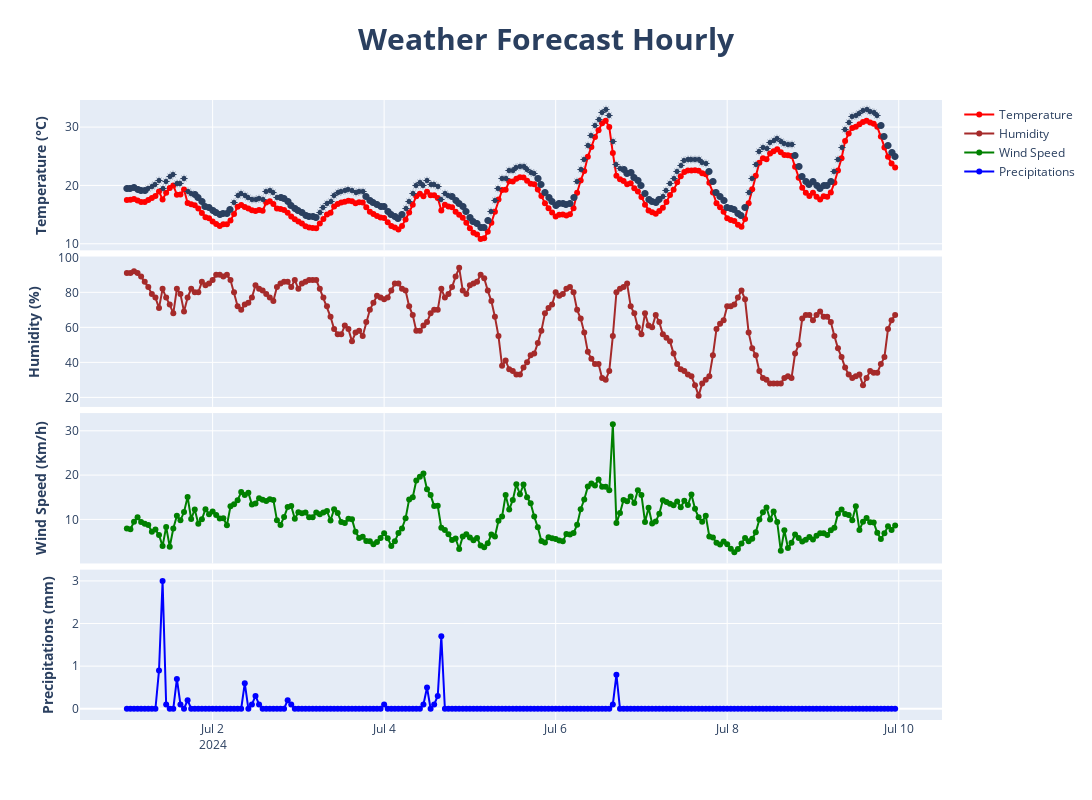

Source (notebook cell):
### Code cell
fig = go.Figure()

# Create a subplot layout: 4 rows, 1 column, shared x-axis
fig = make_subplots(rows=4, cols=1, shared_xaxes=True, vertical_spacing=0.01)

# Add the temperature trace to the first subplot
fig.add_trace(go.Scatter(x=hourly_dataframe['date'], y=hourly_dataframe['temperature_2m'].round(2),
                         mode='lines+markers',
                         name='Temperature',
                         line=dict(color='red', width=2),
                         hoverinfo='x+y',
                         hovertemplate='Date: %{x}<br>Temperature: %{y}°C<extra></extra>'),
              row=1, col=1)

# Add the humidity trace to the second subplot
fig.add_trace(go.Scatter(x=hourly_dataframe['date'], y=hourly_dataframe['relative_humidity_2m'],
                         mode='lines+markers',
                         name='Humidity',
                         line=dict(color='brown', width=2),
                         hoverinfo='x+y',
                         hovertemplate='Date: %{x}<br>Humidity: %{y}%<extra></extra>'),
              row=2, col=1)

# Add the wind speed trace to the third subplot
fig.add_trace(go.Scatter(x=hourly_dataframe['date'], y=hourly_dataframe['wind_speed_10m'].round(2),
                         mode='lines+markers',
                         name='Wind Speed',
                         line=dict(color='green', width=2),
                         hoverinfo='x+y',
                         hovertemplate='Date: %{x}<br>Wind Speed:%{y} Km/h <extra></extra>'),
              row=3, col=1)

# Add the precipitation trace to the third subplot
fig.add_trace(go.Scatter(x=hourly_dataframe['date'], y=hourly_dataframe['precipitation'].round(2),
                         mode='lines+markers',
                         name='Precipitations',
                         line=dict(color='blue', width=2),
                         hoverinfo='x+y',
                         hovertemplate='Date: %{x}<br>Precipitation:%{y} mm <extra></extra>'),
              row=4, col=1)

#offset of the figure with respect to the point
fixed_offset = 3

# Iterate through the dataframe and add annotations
for index, row in hourly_dataframe.iterrows():
    hour = row['date'].hour
    # Determine if it's day (6 AM to 6 PM) or night
    if 6 <= hour <= 18:
        symbol = '☀️'  # Sun symbol for day
    else:
        symbol = '🌑'  # Moon symbol for night
    
    # Add annotation for each point
    fig.add_annotation(x=row['date'], y=round(row['temperature_2m'], 2) + 2,  # Adjust Y to place the symbol above the point
                       text=symbol,
                       showarrow=False,
                       font=dict(size=10),  # Adjust font size as needed
                       row=1, col=1)

# Update y-axes titles
fig.update_yaxes(title_text="Temperature (°C)", title_font=dict(weight='bold'), row=1, col=1)
fig.update_yaxes(title_text="Humidity (%)", title_font=dict(weight='bold'), row=2, col=1)
fig.update_yaxes(title_text="Wind Speed (Km/h)", title_font=dict(weight='bold'), row=3, col=1)
fig.update_yaxes(title_text="Precipitations (mm)", title_font=dict(weight='bold'), row=4, col=1)

# Update layout (optional adjustments)
fig.update_layout(height=800, width=1200, title_text="Weather Forecast Hourly", title_font=dict(size=30, weight='bold'), title_x=0.5)

# Show the plot
fig.show()

### Figure 1 — Plotly figure (JSON) as saved in the notebook; plotly's stock layout.template omitted (floating-point values rounded to 4 significant figures; data arrays with more than 128 entries replaced by an {"elided": "..."} marker saying what was removed)
{"data": [{"hoverinfo": "x+y", "hovertemplate": "Date: %{x}<br>Temperature: %{y}°C<extra></extra>", "line": {"color": "red", "width": 2}, "mode": "lines+markers", "name": "Temperature", "type": "scatter", "x": {"elided": "216 str values"}, "xaxis": "x", "y": {"elided": "216 float values"}, "yaxis": "y"}, {"hoverinfo": "x+y", "hovertemplate": "Date: %{x}<br>Humidity: %{y}%<extra></extra>", "line": {"color": "brown", "width": 2}, "mode": "lines+markers", "name": "Humidity", "type": "scatter", "x": {"elided": "216 str values"}, "xaxis": "x2", "y": {"elided": "216 int values"}, "yaxis": "y2"}, {"hoverinfo": "x+y", "hovertemplate": "Date: %{x}<br>Wind Speed:%{y} Km/h <extra></extra>", "line": {"color": "green", "width": 2}, "mode": "lines+markers", "name": "Wind Speed", "type": "scatter", "x": {"elided": "216 str values"}, "xaxis": "x3", "y": {"elided": "216 float values"}, "yaxis": "y3"}, {"hoverinfo": "x+y", "hovertemplate": "Date: %{x}<br>Precipitation:%{y} mm <extra></extra>", "line": {"color": "blue", "width": 2}, "mode": "lines+markers", "name": "Precipitations", "type": "scatter", "x": {"elided": "216 str values"}, "xaxis": "x4", "y": {"elided": "216 float values"}, "yaxis": "y4"}], "layout": {"annotations": [{"font": {"size": 10}, "showarrow": false, "text": "🌑", "x": "2024-07-01T00:00:00+00:00", "xref": "x", "y": 19.5, "yref": "y"}, {"font": {"size": 10}, "showarrow": false, "text": "🌑", "x": "2024-07-01T01:00:00+00:00", "xref": "x", "y": 19.55, "yref": "y"}, {"font": {"size": 10}, "showarrow": false, "text": "🌑", "x": "2024-07-01T02:00:00+00:00", "xref": "x", "y": 19.65, "yref": "y"}, {"font": {"size": 10}, "showarrow": false, "text": "🌑", "x": "2024-07-01T03:00:00+00:00", "xref": "x", "y": 19.4, "yref": "y"}, {"font": {"size": 10}, "showarrow": false, "text": "🌑", "x": "2024-07-01T04:00:00+00:00", "xref": "x", "y": 19.15, "yref": "y"}, {"font": {"size": 10}, "showarrow": false, "text": "🌑", "x": "2024-07-01T05:00:00+00:00", "xref": "x", "y": 19.15, "yref": "y"}, {"font": {"size": 10}, "showarrow": false, "text": "☀️", "x": "2024-07-01T06:00:00+00:00", "xref": "x", "y": 19.5, "yref": "y"}, {"font": {"size": 10}, "showarrow": false, "text": "☀️", "x": "2024-07-01T07:00:00+00:00", "xref": "x", "y": 19.85, "yref": "y"}, {"font": {"size": 10}, "showarrow": false, "text": "☀️", "x": "2024-07-01T08:00:00+00:00", "xref": "x", "y": 20.2, "yref": "y"}, {"font": {"size": 10}, "showarrow": false, "text": "☀️", "x": "2024-07-01T09:00:00+00:00", "xref": "x", "y": 20.95, "yref": "y"}, {"font": {"size": 10}, "showarrow": false, "text": "☀️", "x": "2024-07-01T10:00:00+00:00", "xref": "x", "y": 19.6, "yref": "y"}, {"font": {"size": 10}, "showarrow": false, "text": "☀️", "x": "2024-07-01T11:00:00+00:00", "xref": "x", "y": 20.75, "yref": "y"}, {"font": {"size": 10}, "showarrow": false, "text": "☀️", "x": "2024-07-01T12:00:00+00:00", "xref": "x", "y": 21.55, "yref": "y"}, {"font": {"size": 10}, "showarrow": false, "text": "☀️", "x": "2024-07-01T13:00:00+00:00", "xref": "x", "y": 22, "yref": "y"}, {"font": {"size": 10}, "showarrow": false, "text": "☀️", "x": "2024-07-01T14:00:00+00:00", "xref": "x", "y": 20.4, "yref": "y"}, {"font": {"size": 10}, "showarrow": false, "text": "☀️", "x": "2024-07-01T15:00:00+00:00", "xref": "x", "y": 20.45, "yref": "y"}, {"font": {"size": 10}, "showarrow": false, "text": "☀️", "x": "2024-07-01T16:00:00+00:00", "xref": "x", "y": 21.3, "yref": "y"}, {"font": {"size": 10}, "showarrow": false, "text": "☀️", "x": "2024-07-01T17:00:00+00:00", "xref": "x", "y": 19, "yref": "y"}, {"font": {"size": 10}, "showarrow": false, "text": "☀️", "x": "2024-07-01T18:00:00+00:00", "xref": "x", "y": 18.75, "yref": "y"}, {"font": {"size": 10}, "showarrow": false, "text": "🌑", "x": "2024-07-01T19:00:00+00:00", "xref": "x", "y": 18.6, "yref": "y"}, {"font": {"size": 10}, "showarrow": false, "text": "🌑", "x": "2024-07-01T20:00:00+00:00", "xref": "x", "y": 18.05, "yref": "y"}, {"font": {"size": 10}, "showarrow": false, "text": "🌑", "x": "2024-07-01T21:00:00+00:00", "xref": "x", "y": 17.25, "yref": "y"}, {"font": {"size": 10}, "showarrow": false, "text": "🌑", "x": "2024-07-01T22:00:00+00:00", "xref": "x", "y": 16.55, "yref": "y"}, {"font": {"size": 10}, "showarrow": false, "text": "🌑", "x": "2024-07-01T23:00:00+00:00", "xref": "x", "y": 16.35, "yref": "y"}, {"font": {"size": 10}, "showarrow": false, "text": "🌑", "x": "2024-07-02T00:00:00+00:00", "xref": "x", "y": 15.8, "yref": "y"}, {"font": {"size": 10}, "showarrow": false, "text": "🌑", "x": "2024-07-02T01:00:00+00:00", "xref": "x", "y": 15.4, "yref": "y"}, {"font": {"size": 10}, "showarrow": false, "text": "🌑", "x": "2024-07-02T02:00:00+00:00", "xref": "x", "y": 15.05, "yref": "y"}, {"font": {"size": 10}, "showarrow": false, "text": "🌑", "x": "2024-07-02T03:00:00+00:00", "xref": "x", "y": 15.35, "yref": "y"}, {"font": {"size": 10}, "showarrow": false, "text": "🌑", "x": "2024-07-02T04:00:00+00:00", "xref": "x", "y": 15.35, "yref": "y"}, {"font": {"size": 10}, "showarrow": false, "text": "🌑", "x": "2024-07-02T05:00:00+00:00", "xref": "x", "y": 16, "yref": "y"}, {"font": {"size": 10}, "showarrow": false, "text": "☀️", "x": "2024-07-02T06:00:00+00:00", "xref": "x", "y": 17.1, "yref": "y"}, {"font": {"size": 10}, "showarrow": false, "text": "☀️", "x": "2024-07-02T07:00:00+00:00", "xref": "x", "y": 18.35, "yref": "y"}, {"font": {"size": 10}, "showarrow": false, "text": "☀️", "x": "2024-07-02T08:00:00+00:00", "xref": "x", "y": 18.65, "yref": "y"}, {"font": {"size": 10}, "showarrow": false, "text": "☀️", "x": "2024-07-02T09:00:00+00:00", "xref": "x", "y": 18.3, "yref": "y"}, {"font": {"size": 10}, "showarrow": false, "text": "☀️", "x": "2024-07-02T10:00:00+00:00", "xref": "x", "y": 18.05, "yref": "y"}, {"font": {"size": 10}, "showarrow": false, "text": "☀️", "x": "2024-07-02T11:00:00+00:00", "xref": "x", "y": 17.75, "yref": "y"}, {"font": {"size": 10}, "showarrow": false, "text": "☀️", "x": "2024-07-02T12:00:00+00:00", "xref": "x", "y": 17.6, "yref": "y"}, {"font": {"size": 10}, "showarrow": false, "text": "☀️", "x": "2024-07-02T13:00:00+00:00", "xref": "x", "y": 17.8, "yref": "y"}, {"font": {"size": 10}, "showarrow": false, "text": "☀️", "x": "2024-07-02T14:00:00+00:00", "xref": "x", "y": 17.65, "yref": "y"}, {"font": {"size": 10}, "showarrow": false, "text": "☀️", "x": "2024-07-02T15:00:00+00:00", "xref": "x", "y": 19.05, "yref": "y"}, {"font": {"size": 10}, "showarrow": false, "text": "☀️", "x": "2024-07-02T16:00:00+00:00", "xref": "x", "y": 19.3, "yref": "y"}, {"font": {"size": 10}, "showarrow": false, "text": "☀️", "x": "2024-07-02T17:00:00+00:00", "xref": "x", "y": 18.8, "yref": "y"}, {"font": {"size": 10}, "showarrow": false, "text": "☀️", "x": "2024-07-02T18:00:00+00:00", "xref": "x", "y": 18.05, "yref": "y"}, {"font": {"size": 10}, "showarrow": false, "text": "🌑", "x": "2024-07-02T19:00:00+00:00", "xref": "x", "y": 17.95, "yref": "y"}, {"font": {"size": 10}, "showarrow": false, "text": "🌑", "x": "2024-07-02T20:00:00+00:00", "xref": "x", "y": 17.8, "yref": "y"}, {"font": {"size": 10}, "showarrow": false, "text": "🌑", "x": "2024-07-02T21:00:00+00:00", "xref": "x", "y": 17.3, "yref": "y"}, {"font": {"size": 10}, "showarrow": false, "text": "🌑", "x": "2024-07-02T22:00:00+00:00", "xref": "x", "y": 16.65, "yref": "y"}, {"font": {"size": 10}, "showarrow": false, "text": "🌑", "x": "2024-07-02T23:00:00+00:00", "xref": "x", "y": 16.2, "yref": "y"}, {"font": {"size": 10}, "showarrow": false, "text": "🌑", "x": "2024-07-03T00:00:00+00:00", "xref": "x", "y": 15.8, "yref": "y"}, {"font": {"size": 10}, "showarrow": false, "text": "🌑", "x": "2024-07-03T01:00:00+00:00", "xref": "x", "y": 15.45, "yref": "y"}, {"font": {"size": 10}, "showarrow": false, "text": "🌑", "x": "2024-07-03T02:00:00+00:00", "xref": "x", "y": 15, "yref": "y"}, {"font": {"size": 10}, "showarrow": false, "text": "🌑", "x": "2024-07-03T03:00:00+00:00", "xref": "x", "y": 14.8, "yref": "y"}, {"font": {"size": 10}, "showarrow": false, "text": "🌑", "x": "2024-07-03T04:00:00+00:00", "xref": "x", "y": 14.7, "yref": "y"}, {"font": {"size": 10}, "showarrow": false, "text": "🌑", "x": "2024-07-03T05:00:00+00:00", "xref": "x", "y": 14.65, "yref": "y"}, {"font": {"size": 10}, "showarrow": false, "text": "☀️", "x": "2024-07-03T06:00:00+00:00", "xref": "x", "y": 15.45, "yref": "y"}, {"font": {"size": 10}, "showarrow": false, "text": "☀️", "x": "2024-07-03T07:00:00+00:00", "xref": "x", "y": 16.25, "yref": "y"}, {"font": {"size": 10}, "showarrow": false, "text": "☀️", "x": "2024-07-03T08:00:00+00:00", "xref": "x", "y": 17, "yref": "y"}, {"font": {"size": 10}, "showarrow": false, "text": "☀️", "x": "2024-07-03T09:00:00+00:00", "xref": "x", "y": 17.3, "yref": "y"}, {"font": {"size": 10}, "showarrow": false, "text": "☀️", "x": "2024-07-03T10:00:00+00:00", "xref": "x", "y": 18.4, "yref": "y"}, {"font": {"size": 10}, "showarrow": false, "text": "☀️", "x": "2024-07-03T11:00:00+00:00", "xref": "x", "y": 18.8, "yref": "y"}, {"font": {"size": 10}, "showarrow": false, "text": "☀️", "x": "2024-07-03T12:00:00+00:00", "xref": "x", "y": 19.05, "yref": "y"}, {"font": {"size": 10}, "showarrow": false, "text": "☀️", "x": "2024-07-03T13:00:00+00:00", "xref": "x", "y": 19.2, "yref": "y"}, {"font": {"size": 10}, "showarrow": false, "text": "☀️", "x": "2024-07-03T14:00:00+00:00", "xref": "x", "y": 19.35, "yref": "y"}, {"font": {"size": 10}, "showarrow": false, "text": "☀️", "x": "2024-07-03T15:00:00+00:00", "xref": "x", "y": 19.3, "yref": "y"}, {"font": {"size": 10}, "showarrow": false, "text": "☀️", "x": "2024-07-03T16:00:00+00:00", "xref": "x", "y": 18.95, "yref": "y"}, {"font": {"size": 10}, "showarrow": false, "text": "☀️", "x": "2024-07-03T17:00:00+00:00", "xref": "x", "y": 19.1, "yref": "y"}, {"font": {"size": 10}, "showarrow": false, "text": "☀️", "x": "2024-07-03T18:00:00+00:00", "xref": "x", "y": 19.05, "yref": "y"}, {"font": {"size": 10}, "showarrow": false, "text": "🌑", "x": "2024-07-03T19:00:00+00:00", "xref": "x", "y": 18.25, "yref": "y"}, {"font": {"size": 10}, "showarrow": false, "text": "🌑", "x": "2024-07-03T20:00:00+00:00", "xref": "x", "y": 17.5, "yref": "y"}, {"font": {"size": 10}, "showarrow": false, "text": "🌑", "x": "2024-07-03T21:00:00+00:00", "xref": "x", "y": 17.1, "yref": "y"}, {"font": {"size": 10}, "showarrow": false, "text": "🌑", "x": "2024-07-03T22:00:00+00:00", "xref": "x", "y": 16.75, "yref": "y"}, {"font": {"size": 10}, "showarrow": false, "text": "🌑", "x": "2024-07-03T23:00:00+00:00", "xref": "x", "y": 16.5, "yref": "y"}, {"font": {"size": 10}, "showarrow": false, "text": "🌑", "x": "2024-07-04T00:00:00+00:00", "xref": "x", "y": 16.4, "yref": "y"}, {"font": {"size": 10}, "showarrow": false, "text": "🌑", "x": "2024-07-04T01:00:00+00:00", "xref": "x", "y": 15.7, "yref": "y"}, {"font": {"size": 10}, "showarrow": false, "text": "🌑", "x": "2024-07-04T02:00:00+00:00", "xref": "x", "y": 15.05, "yref": "y"}, {"font": {"size": 10}, "showarrow": false, "text": "🌑", "x": "2024-07-04T03:00:00+00:00", "xref": "x", "y": 14.8, "yref": "y"}, {"font": {"size": 10}, "showarrow": false, "text": "🌑", "x": "2024-07-04T04:00:00+00:00", "xref": "x", "y": 14.45, "yref": "y"}, {"font": {"size": 10}, "showarrow": false, "text": "🌑", "x": "2024-07-04T05:00:00+00:00", "xref": "x", "y": 15.05, "yref": "y"}, {"font": {"size": 10}, "showarrow": false, "text": "☀️", "x": "2024-07-04T06:00:00+00:00", "xref": "x", "y": 16.15, "yref": "y"}, {"font": {"size": 10}, "showarrow": false, "text": "☀️", "x": "2024-07-04T07:00:00+00:00", "xref": "x", "y": 17.35, "yref": "y"}, {"font": {"size": 10}, "showarrow": false, "text": "☀️", "x": "2024-07-04T08:00:00+00:00", "xref": "x", "y": 18.7, "yref": "y"}, {"font": {"size": 10}, "showarrow": false, "text": "☀️", "x": "2024-07-04T09:00:00+00:00", "xref": "x", "y": 20.15, "yref": "y"}, {"font": {"size": 10}, "showarrow": false, "text": "☀️", "x": "2024-07-04T10:00:00+00:00", "xref": "x", "y": 20.55, "yref": "y"}, {"font": {"size": 10}, "showarrow": false, "text": "☀️", "x": "2024-07-04T11:00:00+00:00", "xref": "x", "y": 20.15, "yref": "y"}, {"font": {"size": 10}, "showarrow": false, "text": "☀️", "x": "2024-07-04T12:00:00+00:00", "xref": "x", "y": 20.9, "yref": "y"}, {"font": {"size": 10}, "showarrow": false, "text": "☀️", "x": "2024-07-04T13:00:00+00:00", "xref": "x", "y": 20.3, "yref": "y"}, {"font": {"size": 10}, "showarrow": false, "text": "☀️", "x": "2024-07-04T14:00:00+00:00", "xref": "x", "y": 20.3, "yref": "y"}, {"font": {"size": 10}, "showarrow": false, "text": "☀️", "x": "2024-07-04T15:00:00+00:00", "xref": "x", "y": 19.85, "yref": "y"}, {"font": {"size": 10}, "showarrow": false, "text": "☀️", "x": "2024-07-04T16:00:00+00:00", "xref": "x", "y": 17.7, "yref": "y"}, {"font": {"size": 10}, "showarrow": false, "text": "☀️", "x": "2024-07-04T17:00:00+00:00", "xref": "x", "y": 18.7, "yref": "y"}, {"font": {"size": 10}, "showarrow": false, "text": "☀️", "x": "2024-07-04T18:00:00+00:00", "xref": "x", "y": 18.4, "yref": "y"}, {"font": {"size": 10}, "showarrow": false, "text": "🌑", "x": "2024-07-04T19:00:00+00:00", "xref": "x", "y": 18.25, "yref": "y"}, {"font": {"size": 10}, "showarrow": false, "text": "🌑", "x": "2024-07-04T20:00:00+00:00", "xref": "x", "y": 17.5, "yref": "y"}, {"font": {"size": 10}, "showarrow": false, "text": "🌑", "x": "2024-07-04T21:00:00+00:00", "xref": "x", "y": 16.95, "yref": "y"}, {"font": {"size": 10}, "showarrow": false, "text": "🌑", "x": "2024-07-04T22:00:00+00:00", "xref": "x", "y": 16.45, "yref": "y"}, {"font": {"size": 10}, "showarrow": false, "text": "🌑", "x": "2024-07-04T23:00:00+00:00", "xref": "x", "y": 15.6, "yref": "y"}, {"font": {"size": 10}, "showarrow": false, "text": "🌑", "x": "2024-07-05T00:00:00+00:00", "xref": "x", "y": 14.65, "yref": "y"}, {"font": {"size": 10}, "showarrow": false, "text": "🌑", "x": "2024-07-05T01:00:00+00:00", "xref": "x", "y": 13.9, "yref": "y"}, {"font": {"size": 10}, "showarrow": false, "text": "🌑", "x": "2024-07-05T02:00:00+00:00", "xref": "x", "y": 13.6, "yref": "y"}, {"font": {"size": 10}, "showarrow": false, "text": "🌑", "x": "2024-07-05T03:00:00+00:00", "xref": "x", "y": 12.8, "yref": "y"}, {"font": {"size": 10}, "showarrow": false, "text": "🌑", "x": "2024-07-05T04:00:00+00:00", "xref": "x", "y": 12.95, "yref": "y"}, {"font": {"size": 10}, "showarrow": false, "text": "🌑", "x": "2024-07-05T05:00:00+00:00", "xref": "x", "y": 14.05, "yref": "y"}, {"font": {"size": 10}, "showarrow": false, "text": "☀️", "x": "2024-07-05T06:00:00+00:00", "xref": "x", "y": 15.6, "yref": "y"}, {"font": {"size": 10}, "showarrow": false, "text": "☀️", "x": "2024-07-05T07:00:00+00:00", "xref": "x", "y": 17.5, "yref": "y"}, {"font": {"size": 10}, "showarrow": false, "text": "☀️", "x": "2024-07-05T08:00:00+00:00", "xref": "x", "y": 19.6, "yref": "y"}, {"font": {"size": 10}, "showarrow": false, "text": "☀️", "x": "2024-07-05T09:00:00+00:00", "xref": "x", "y": 21.2, "yref": "y"}, {"font": {"size": 10}, "showarrow": false, "text": "☀️", "x": "2024-07-05T10:00:00+00:00", "xref": "x", "y": 21.25, "yref": "y"}, {"font": {"size": 10}, "showarrow": false, "text": "☀️", "x": "2024-07-05T11:00:00+00:00", "xref": "x", "y": 22.7, "yref": "y"}, {"font": {"size": 10}, "showarrow": false, "text": "☀️", "x": "2024-07-05T12:00:00+00:00", "xref": "x", "y": 22.65, "yref": "y"}, {"font": {"size": 10}, "showarrow": false, "text": "☀️", "x": "2024-07-05T13:00:00+00:00", "xref": "x", "y": 23.15, "yref": "y"}, {"font": {"size": 10}, "showarrow": false, "text": "☀️", "x": "2024-07-05T14:00:00+00:00", "xref": "x", "y": 23.4, "yref": "y"}, {"font": {"size": 10}, "showarrow": false, "text": "☀️", "x": "2024-07-05T15:00:00+00:00", "xref": "x", "y": 23.35, "yref": "y"}, {"font": {"size": 10}, "showarrow": false, "text": "☀️", "x": "2024-07-05T16:00:00+00:00", "xref": "x", "y": 22.8, "yref": "y"}, {"font": {"size": 10}, "showarrow": false, "text": "☀️", "x": "2024-07-05T17:00:00+00:00", "xref": "x", "y": 22.3, "yref": "y"}, {"font": {"size": 10}, "showarrow": false, "text": "☀️", "x": "2024-07-05T18:00:00+00:00", "xref": "x", "y": 22.2, "yref": "y"}, {"font": {"size": 10}, "showarrow": false, "text": "🌑", "x": "2024-07-05T19:00:00+00:00", "xref": "x", "y": 21.3, "yref": "y"}, {"font": {"size": 10}, "showarrow": false, "text": "🌑", "x": "2024-07-05T20:00:00+00:00", "xref": "x", "y": 20.2, "yref": "y"}, {"font": {"size": 10}, "showarrow": false, "text": "🌑", "x": "2024-07-05T21:00:00+00:00", "xref": "x", "y": 18.95, "yref": "y"}, {"font": {"size": 10}, "showarrow": false, "text": "🌑", "x": "2024-07-05T22:00:00+00:00", "xref": "x", "y": 18.1, "yref": "y"}, {"font": {"size": 10}, "showarrow": false, "text": "🌑", "x": "2024-07-05T23:00:00+00:00", "xref": "x", "y": 17.35, "yref": "y"}, {"font": {"size": 10}, "showarrow": false, "text": "🌑", "x": "2024-07-06T00:00:00+00:00", "xref": "x", "y": 16.65, "yref": "y"}, {"font": {"size": 10}, "showarrow": false, "text": "🌑", "x": "2024-07-06T01:00:00+00:00", "xref": "x", "y": 16.95, "yref": "y"}, {"font": {"size": 10}, "showarrow": false, "text": "🌑", "x": "2024-07-06T02:00:00+00:00", "xref": "x", "y": 17, "yref": "y"}, {"font": {"size": 10}, "showarrow": false, "text": "🌑", "x": "2024-07-06T03:00:00+00:00", "xref": "x", "y": 16.85, "yref": "y"}, {"font": {"size": 10}, "showarrow": false, "text": "🌑", "x": "2024-07-06T04:00:00+00:00", "xref": "x", "y": 17.05, "yref": "y"}, {"font": {"size": 10}, "showarrow": false, "text": "🌑", "x": "2024-07-06T05:00:00+00:00", "xref": "x", "y": 18.1, "yref": "y"}, {"font": {"size": 10}, "showarrow": false, "text": "☀️", "x": "2024-07-06T06:00:00+00:00", "xref": "x", "y": 20.75, "yref": "y"}, {"font": {"size": 10}, "showarrow": false, "text": "☀️", "x": "2024-07-06T07:00:00+00:00", "xref": "x", "y": 22.85, "yref": "y"}, {"font": {"size": 10}, "showarrow": false, "text": "☀️", "x": "2024-07-06T08:00:00+00:00", "xref": "x", "y": 24.45, "yref": "y"}, {"font": {"size": 10}, "showarrow": false, "text": "☀️", "x": "2024-07-06T09:00:00+00:00", "xref": "x", "y": 26.9, "yref": "y"}, {"font": {"size": 10}, "showarrow": false, "text": "☀️", "x": "2024-07-06T10:00:00+00:00", "xref": "x", "y": 28.6, "yref": "y"}, {"font": {"size": 10}, "showarrow": false, "text": "☀️", "x": "2024-07-06T11:00:00+00:00", "xref": "x", "y": 30.3, "yref": "y"}, {"font": {"size": 10}, "showarrow": false, "text": "☀️", "x": "2024-07-06T12:00:00+00:00", "xref": "x", "y": 31.45, "yref": "y"}, {"font": {"size": 10}, "showarrow": false, "text": "☀️", "x": "2024-07-06T13:00:00+00:00", "xref": "x", "y": 32.65, "yref": "y"}, {"font": {"size": 10}, "showarrow": false, "text": "☀️", "x": "2024-07-06T14:00:00+00:00", "xref": "x", "y": 33.1, "yref": "y"}, {"font": {"size": 10}, "showarrow": false, "text": "☀️", "x": "2024-07-06T15:00:00+00:00", "xref": "x", "y": 32, "yref": "y"}, {"font": {"size": 10}, "showarrow": false, "text": "☀️", "x": "2024-07-06T16:00:00+00:00", "xref": "x", "y": 27.55, "yref": "y"}, {"font": {"size": 10}, "showarrow": false, "text": "☀️", "x": "2024-07-06T17:00:00+00:00", "xref": "x", "y": 23.65, "yref": "y"}, {"font": {"size": 10}, "showarrow": false, "text": "☀️", "x": "2024-07-06T18:00:00+00:00", "xref": "x", "y": 23.05, "yref": "y"}, {"font": {"size": 10}, "showarrow": false, "text": "🌑", "x": "2024-07-06T19:00:00+00:00", "xref": "x", "y": 22.75, "yref": "y"}, {"font": {"size": 10}, "showarrow": false, "text": "🌑", "x": "2024-07-06T20:00:00+00:00", "xref": "x", "y": 22.2, "yref": "y"}, {"font": {"size": 10}, "showarrow": false, "text": "🌑", "x": "2024-07-06T21:00:00+00:00", "xref": "x", "y": 22.35, "yref": "y"}, {"font": {"size": 10}, "showarrow": false, "text": "🌑", "x": "2024-07-06T22:00:00+00:00", "xref": "x", "y": 21.5, "yref": "y"}, {"font": {"size": 10}, "showarrow": false, "text": "🌑", "x": "2024-07-06T23:00:00+00:00", "xref": "x", "y": 20.95, "yref": "y"}, {"font": {"size": 10}, "showarrow": false, "text": "🌑", "x": "2024-07-07T00:00:00+00:00", "xref": "x", "y": 20, "yref": "y"}, {"font": {"size": 10}, "showarrow": false, "text": "🌑", "x": "2024-07-07T01:00:00+00:00", "xref": "x", "y": 18.7, "yref": "y"}, {"font": {"size": 10}, "showarrow": false, "text": "🌑", "x": "2024-07-07T02:00:00+00:00", "xref": "x", "y": 17.7, "yref": "y"}, {"font": {"size": 10}, "showarrow": false, "text": "🌑", "x": "2024-07-07T03:00:00+00:00", "xref": "x", "y": 17.4, "yref": "y"}, {"font": {"size": 10}, "showarrow": false, "text": "🌑", "x": "2024-07-07T04:00:00+00:00", "xref": "x", "y": 17.15, "yref": "y"}, {"font": {"size": 10}, "showarrow": false, "text": "🌑", "x": "2024-07-07T05:00:00+00:00", "xref": "x", "y": 17.6, "yref": "y"}, {"font": {"size": 10}, "showarrow": false, "text": "☀️", "x": "2024-07-07T06:00:00+00:00", "xref": "x", "y": 18.15, "yref": "y"}, {"font": {"size": 10}, "showarrow": false, "text": "☀️", "x": "2024-07-07T07:00:00+00:00", "xref": "x", "y": 19.15, "yref": "y"}, {"font": {"size": 10}, "showarrow": false, "text": "☀️", "x": "2024-07-07T08:00:00+00:00", "xref": "x", "y": 20.35, "yref": "y"}, {"font": {"size": 10}, "showarrow": false, "text": "☀️", "x": "2024-07-07T09:00:00+00:00", "xref": "x", "y": 21.25, "yref": "y"}, {"font": {"size": 10}, "showarrow": false, "text": "☀️", "x": "2024-07-07T10:00:00+00:00", "xref": "x", "y": 22.55, "yref": "y"}, {"font": {"size": 10}, "showarrow": false, "text": "☀️", "x": "2024-07-07T11:00:00+00:00", "xref": "x", "y": 23.55, "yref": "y"}, {"font": {"size": 10}, "showarrow": false, "text": "☀️", "x": "2024-07-07T12:00:00+00:00", "xref": "x", "y": 24.3, "yref": "y"}, {"font": {"size": 10}, "showarrow": false, "text": "☀️", "x": "2024-07-07T13:00:00+00:00", "xref": "x", "y": 24.55, "yref": "y"}, {"font": {"size": 10}, "showarrow": false, "text": "☀️", "x": "2024-07-07T14:00:00+00:00", "xref": "x", "y": 24.55, "yref": "y"}, {"font": {"size": 10}, "showarrow": false, "text": "☀️", "x": "2024-07-07T15:00:00+00:00", "xref": "x", "y": 24.6, "yref": "y"}, {"font": {"size": 10}, "showarrow": false, "text": "☀️", "x": "2024-07-07T16:00:00+00:00", "xref": "x", "y": 24.5, "yref": "y"}, {"font": {"size": 10}, "showarrow": false, "text": "☀️", "x": "2024-07-07T17:00:00+00:00", "xref": "x", "y": 24.1, "yref": "y"}, {"font": {"size": 10}, "showarrow": false, "text": "☀️", "x": "2024-07-07T18:00:00+00:00", "xref": "x", "y": 23.9, "yref": "y"}, {"font": {"size": 10}, "showarrow": false, "text": "🌑", "x": "2024-07-07T19:00:00+00:00", "xref": "x", "y": 22.45, "yref": "y"}, {"font": {"size": 10}, "showarrow": false, "text": "🌑", "x": "2024-07-07T20:00:00+00:00", "xref": "x", "y": 20.8, "yref": "y"}, {"font": {"size": 10}, "showarrow": false, "text": "🌑", "x": "2024-07-07T21:00:00+00:00", "xref": "x", "y": 18.95, "yref": "y"}, {"font": {"size": 10}, "showarrow": false, "text": "🌑", "x": "2024-07-07T22:00:00+00:00", "xref": "x", "y": 18.25, "yref": "y"}, {"font": {"size": 10}, "showarrow": false, "text": "🌑", "x": "2024-07-07T23:00:00+00:00", "xref": "x", "y": 17.5, "yref": "y"}, {"font": {"size": 10}, "showarrow": false, "text": "🌑", "x": "2024-07-08T00:00:00+00:00", "xref": "x", "y": 16.35, "yref": "y"}, {"font": {"size": 10}, "showarrow": false, "text": "🌑", "x": "2024-07-08T01:00:00+00:00", "xref": "x", "y": 16.05, "yref": "y"}, {"font": {"size": 10}, "showarrow": false, "text": "🌑", "x": "2024-07-08T02:00:00+00:00", "xref": "x", "y": 15.9, "yref": "y"}, {"font": {"size": 10}, "showarrow": false, "text": "🌑", "x": "2024-07-08T03:00:00+00:00", "xref": "x", "y": 15.25, "yref": "y"}, {"font": {"size": 10}, "showarrow": false, "text": "🌑", "x": "2024-07-08T04:00:00+00:00", "xref": "x", "y": 14.9, "yref": "y"}, {"font": {"size": 10}, "showarrow": false, "text": "🌑", "x": "2024-07-08T05:00:00+00:00", "xref": "x", "y": 16.25, "yref": "y"}, {"font": {"size": 10}, "showarrow": false, "text": "☀️", "x": "2024-07-08T06:00:00+00:00", "xref": "x", "y": 18.95, "yref": "y"}, {"font": {"size": 10}, "showarrow": false, "text": "☀️", "x": "2024-07-08T07:00:00+00:00", "xref": "x", "y": 21.35, "yref": "y"}, {"font": {"size": 10}, "showarrow": false, "text": "☀️", "x": "2024-07-08T08:00:00+00:00", "xref": "x", "y": 23.65, "yref": "y"}, {"font": {"size": 10}, "showarrow": false, "text": "☀️", "x": "2024-07-08T09:00:00+00:00", "xref": "x", "y": 25.9, "yref": "y"}, {"font": {"size": 10}, "showarrow": false, "text": "☀️", "x": "2024-07-08T10:00:00+00:00", "xref": "x", "y": 26.65, "yref": "y"}, {"font": {"size": 10}, "showarrow": false, "text": "☀️", "x": "2024-07-08T11:00:00+00:00", "xref": "x", "y": 26.5, "yref": "y"}, {"font": {"size": 10}, "showarrow": false, "text": "☀️", "x": "2024-07-08T12:00:00+00:00", "xref": "x", "y": 27.45, "yref": "y"}, {"font": {"size": 10}, "showarrow": false, "text": "☀️", "x": "2024-07-08T13:00:00+00:00", "xref": "x", "y": 27.85, "yref": "y"}, {"font": {"size": 10}, "showarrow": false, "text": "☀️", "x": "2024-07-08T14:00:00+00:00", "xref": "x", "y": 28.2, "yref": "y"}, {"font": {"size": 10}, "showarrow": false, "text": "☀️", "x": "2024-07-08T15:00:00+00:00", "xref": "x", "y": 27.7, "yref": "y"}, {"font": {"size": 10}, "showarrow": false, "text": "☀️", "x": "2024-07-08T16:00:00+00:00", "xref": "x", "y": 27.2, "yref": "y"}, {"font": {"size": 10}, "showarrow": false, "text": "☀️", "x": "2024-07-08T17:00:00+00:00", "xref": "x", "y": 27.15, "yref": "y"}, {"font": {"size": 10}, "showarrow": false, "text": "☀️", "x": "2024-07-08T18:00:00+00:00", "xref": "x", "y": 27.05, "yref": "y"}, {"font": {"size": 10}, "showarrow": false, "text": "🌑", "x": "2024-07-08T19:00:00+00:00", "xref": "x", "y": 25.2, "yref": "y"}, {"font": {"size": 10}, "showarrow": false, "text": "🌑", "x": "2024-07-08T20:00:00+00:00", "xref": "x", "y": 23.3, "yref": "y"}, {"font": {"size": 10}, "showarrow": false, "text": "🌑", "x": "2024-07-08T21:00:00+00:00", "xref": "x", "y": 21.6, "yref": "y"}, {"font": {"size": 10}, "showarrow": false, "text": "🌑", "x": "2024-07-08T22:00:00+00:00", "xref": "x", "y": 20.75, "yref": "y"}, {"font": {"size": 10}, "showarrow": false, "text": "🌑", "x": "2024-07-08T23:00:00+00:00", "xref": "x", "y": 20.2, "yref": "y"}, {"font": {"size": 10}, "showarrow": false, "text": "🌑", "x": "2024-07-09T00:00:00+00:00", "xref": "x", "y": 20.75, "yref": "y"}, {"font": {"size": 10}, "showarrow": false, "text": "🌑", "x": "2024-07-09T01:00:00+00:00", "xref": "x", "y": 20.05, "yref": "y"}, {"font": {"size": 10}, "showarrow": false, "text": "🌑", "x": "2024-07-09T02:00:00+00:00", "xref": "x", "y": 19.6, "yref": "y"}, {"font": {"size": 10}, "showarrow": false, "text": "🌑", "x": "2024-07-09T03:00:00+00:00", "xref": "x", "y": 20.15, "yref": "y"}, {"font": {"size": 10}, "showarrow": false, "text": "🌑", "x": "2024-07-09T04:00:00+00:00", "xref": "x", "y": 20.05, "yref": "y"}, {"font": {"size": 10}, "showarrow": false, "text": "🌑", "x": "2024-07-09T05:00:00+00:00", "xref": "x", "y": 20.8, "yref": "y"}, {"font": {"size": 10}, "showarrow": false, "text": "☀️", "x": "2024-07-09T06:00:00+00:00", "xref": "x", "y": 22.45, "yref": "y"}, {"font": {"size": 10}, "showarrow": false, "text": "☀️", "x": "2024-07-09T07:00:00+00:00", "xref": "x", "y": 24.55, "yref": "y"}, {"font": {"size": 10}, "showarrow": false, "text": "☀️", "x": "2024-07-09T08:00:00+00:00", "xref": "x", "y": 26.65, "yref": "y"}, {"font": {"size": 10}, "showarrow": false, "text": "☀️", "x": "2024-07-09T09:00:00+00:00", "xref": "x", "y": 29.6, "yref": "y"}, {"font": {"size": 10}, "showarrow": false, "text": "☀️", "x": "2024-07-09T10:00:00+00:00", "xref": "x", "y": 30.9, "yref": "y"}, {"font": {"size": 10}, "showarrow": false, "text": "☀️", "x": "2024-07-09T11:00:00+00:00", "xref": "x", "y": 31.85, "yref": "y"}, {"font": {"size": 10}, "showarrow": false, "text": "☀️", "x": "2024-07-09T12:00:00+00:00", "xref": "x", "y": 32.05, "yref": "y"}, {"font": {"size": 10}, "showarrow": false, "text": "☀️", "x": "2024-07-09T13:00:00+00:00", "xref": "x", "y": 32.5, "yref": "y"}, {"font": {"size": 10}, "showarrow": false, "text": "☀️", "x": "2024-07-09T14:00:00+00:00", "xref": "x", "y": 32.85, "yref": "y"}, {"font": {"size": 10}, "showarrow": false, "text": "☀️", "x": "2024-07-09T15:00:00+00:00", "xref": "x", "y": 33.1, "yref": "y"}, {"font": {"size": 10}, "showarrow": false, "text": "☀️", "x": "2024-07-09T16:00:00+00:00", "xref": "x", "y": 32.8, "yref": "y"}, {"font": {"size": 10}, "showarrow": false, "text": "☀️", "x": "2024-07-09T17:00:00+00:00", "xref": "x", "y": 32.55, "yref": "y"}, {"font": {"size": 10}, "showarrow": false, "text": "☀️", "x": "2024-07-09T18:00:00+00:00", "xref": "x", "y": 32.05, "yref": "y"}, {"font": {"size": 10}, "showarrow": false, "text": "🌑", "x": "2024-07-09T19:00:00+00:00", "xref": "x", "y": 30.4, "yref": "y"}, {"font": {"size": 10}, "showarrow": false, "text": "🌑", "x": "2024-07-09T20:00:00+00:00", "xref": "x", "y": 28.5, "yref": "y"}, {"font": {"size": 10}, "showarrow": false, "text": "🌑", "x": "2024-07-09T21:00:00+00:00", "xref": "x", "y": 26.9, "yref": "y"}, {"font": {"size": 10}, "showarrow": false, "text": "🌑", "x": "2024-07-09T22:00:00+00:00", "xref": "x", "y": 25.75, "yref": "y"}, {"font": {"size": 10}, "showarrow": false, "text": "🌑", "x": "2024-07-09T23:00:00+00:00", "xref": "x", "y": 25.05, "yref": "y"}], "height": 800, "title": {"font": {"size": 30, "weight": "bold"}, "text": "Weather Forecast Hourly", "x": 0.5}, "width": 1200, "xaxis": {"anchor": "y", "domain": [0, 1], "matches": "x4", "showticklabels": false}, "xaxis2": {"anchor": "y2", "domain": [0, 1], "matches": "x4", "showticklabels": false}, "xaxis3": {"anchor": "y3", "domain": [0, 1], "matches": "x4", "showticklabels": false}, "xaxis4": {"anchor": "y4", "domain": [0, 1]}, "yaxis": {"anchor": "x", "domain": [0.7575, 1], "title": {"font": {"weight": "bold"}, "text": "Temperature (°C)"}}, "yaxis2": {"anchor": "x2", "domain": [0.505, 0.7475], "title": {"font": {"weight": "bold"}, "text": "Humidity (%)"}}, "yaxis3": {"anchor": "x3", "domain": [0.2525, 0.495], "title": {"font": {"weight": "bold"}, "text": "Wind Speed (Km/h)"}}, "yaxis4": {"anchor": "x4", "domain": [0, 0.2425], "title": {"font": {"weight": "bold"}, "text": "Precipitations (mm)"}}}}
